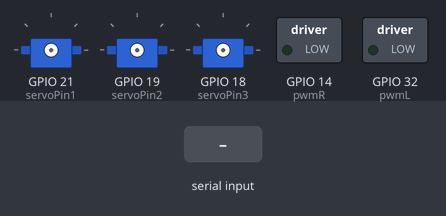
A sketch run on a simulated ESP32. Shown: 3 × servo, switched loads named in the sketch (green lamp = pin HIGH). Inputs (shaded band) come from the test bench.

Above: at 1.0 s.
1.1 s: "," received over Serial
2.6 s: "90,45\n" received over Serial
At 4.1 s:
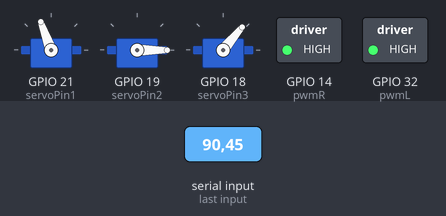
5.6 s: "30,150\n" received over Serial
At 7.85 s:
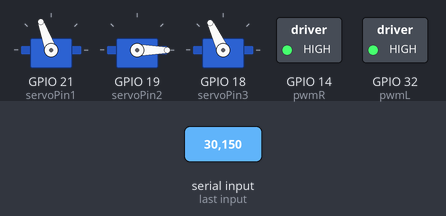
8.6 s: "5\n" received over Serial
At 10.8 s:
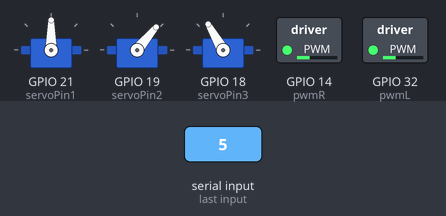
11.6 s: "0\n" received over Serial
At 13.3 s:
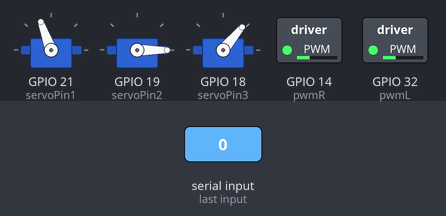
14.6 s: "90\n" received over Serial
At 18.4 s:
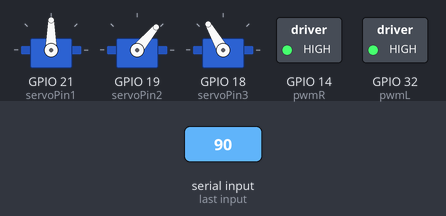
Timing chart, 0 to 18.6 s (numbered marks = the images above; inputs shaded):
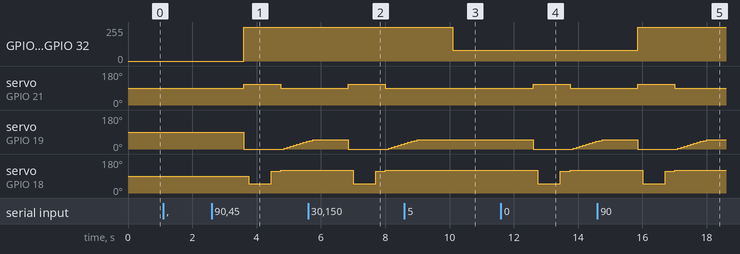

The sketch:

manipulador.ino
```cpp
#include <Servo.h>

// Pines donde están conectados los servos
const int servoPin1 = 21;
const int servoPin2 = 19;
const int servoPin3 = 18;

// Objetos de los servos
Servo servoMotor1;
Servo servoMotor2;
Servo servoMotor3;

// Variables para controlar los ángulos de los servos
int angulo1 = 90;
int angulo2 = 90;
int angulo3 = 75;

int mR1 = 27;
int mR2 = 26;
int mL1 = 25;
int mL2 = 33;
int pwmR = 14;
int pwmL = 32;

int vel = 80;

float x, z;
float manipulador;

void setup() {
    // Inicializar la comunicación serial
  Serial.begin(9600);

  // Esperar a que llegue un mensaje de ROS 2
  while (!Serial.available()) {
    delay(100);
  }

  // Inicializar los objetos de los servos
  servoMotor1.attach(servoPin1);
  servoMotor2.attach(servoPin2);
  servoMotor3.attach(servoPin3);
}

void loop() {

  if (Serial.available() > 0) {

    String inputString = Serial.readString();
    int values[4]; // array to store the four parsed floats
    int valueIndex = 0; // index to keep track of which float is being parsed
    int commaIndex = 0; // index to keep track of the comma position

    while (commaIndex >= 0) {
      commaIndex = inputString.indexOf(","); // find the next comma in the input string
      if (commaIndex >= 0) {
        values[valueIndex] = atoi(inputString.substring(0, commaIndex).c_str()); // parse the float between the start of the string and the comma
        inputString = inputString.substring(commaIndex + 1); // remove the parsed float and the comma from the input string
        valueIndex++; // increment the index to parse the next float
      }
    }

    values[valueIndex] = atoi(inputString.c_str()); // parse the final float in the input string

    // destructure
    x = values[0];
    z = values[1];
    manipulador = values[2];
  }

  if (x < 0) {
    digitalWrite(mL1, HIGH);
    digitalWrite(mL2, LOW);
    analogWrite(pwmL, -x*16);

    digitalWrite(mR1, HIGH);
    digitalWrite(mR2, LOW);
    analogWrite(pwmR, -x*16);

  }
  else if (x>0){
    digitalWrite(mL2, HIGH);
    digitalWrite(mL1, LOW);
    analogWrite(pwmL, x*16);

    digitalWrite(mR2, HIGH);
    digitalWrite(mR1, LOW);
    analogWrite(pwmR, x*16);
  }

  else if (z < 0){
    digitalWrite(mL2, HIGH);
    digitalWrite(mL1, LOW);
    analogWrite(pwmL, -z*16);

    digitalWrite(mR2, LOW);
    digitalWrite(mR1, HIGH);
    analogWrite(pwmR, -z*16);
    }

  else if (z > 0){
    digitalWrite(mL2, LOW);
    digitalWrite(mL1, HIGH);
    analogWrite(pwmL, z*16);

    digitalWrite(mR2, HIGH);
    digitalWrite(mR1, LOW);
    analogWrite(pwmR, z*16);
  }
  else if (x==0 || z==0){
    digitalWrite(mL1, LOW);
    digitalWrite(mL2, LOW);

    digitalWrite(mR1, LOW);
    digitalWrite(mR2, LOW);
  }

  if (manipulador == 1.0) {  // base de 15 cm

  // ------------------------------------ ABRIR ---------------------
  angulo1 = 110;
  angulo2 = 0;
  angulo3 = 50;
  // Posicionar los servos a los ángulos correspondientes
  servoMotor1.write(angulo1);
  servoMotor2.write(angulo2);
  delay(150);
  servoMotor3.write(angulo3);
  delay(700);
  // ------------------------------------ CERRAR ---------------------
  // Asignar los ángulos para cerrar
  angulo1 = 110;
  angulo2 =0;
  angulo3 = 115;

  // Posicionar los servos a los ángulos correspondientes
  servoMotor1.write(angulo1);
  servoMotor2.write(angulo2);
  servoMotor3.write(angulo3);
  delay(300);

  // ------------------------------------ SUBIR ---------------------
  // Asignar los ángulos para subir
  angulo1 = 90;
  angulo3 = 120;
  int objetivo = 50; // Ángulo objetivo a alcanzar
  int incremento = 5; // Incremento de ángulo

  // Incrementar el ángulo2 gradualmente hasta alcanzar el objetivo
  for (int angulo = angulo2; angulo <= objetivo; angulo += incremento) {
    angulo2 = angulo;

    // Verificar los límites del ángulo2
    if (angulo2 > 180) angulo2 = 180;

    // Posicionar el servo2 al ángulo correspondiente
      servoMotor1.write(angulo1);
      servoMotor2.write(angulo2);
      servoMotor3.write(angulo3);

    delay(100); // Tiempo de espera entre incrementos

  }
  manipulador = 0;
  }
  else if (manipulador==2.0){ // Base de 10 cm
      // ------------------------------------ ABRIR ---------------------
  angulo1 = 110;
  angulo2 = 0;
  angulo3 = 50;
  // Posicionar los servos a los ángulos correspondientes
  servoMotor1.write(angulo1);
  servoMotor2.write(angulo2);
  delay(150);
  servoMotor3.write(angulo3);
  delay(700);
  // ------------------------------------ CERRAR ---------------------
  // Asignar los ángulos para cerrar
  angulo1 = 110;
  angulo2 =0;
  angulo3 = 115;

  // Posicionar los servos a los ángulos correspondientes
  servoMotor1.write(angulo1);
  servoMotor2.write(angulo2);
  servoMotor3.write(angulo3);
  delay(300);
  // ------------------------------------ SUBIR ---------------------
  // Asignar los ángulos para subir
  angulo1 = 90;
  angulo3 = 120;
  int objetivo = 50; // Ángulo objetivo a alcanzar
  int incremento = 5; // Incremento de ángulo

  // Incrementar el ángulo2 gradualmente hasta alcanzar el objetivo
  for (int angulo = angulo2; angulo <= objetivo; angulo += incremento) {
    angulo2 = angulo;

    // Verificar los límites del ángulo2
    if (angulo2 > 180) angulo2 = 180;

    // Posicionar el servo2 al ángulo correspondiente
      servoMotor1.write(angulo1);
      servoMotor2.write(angulo2);
      servoMotor3.write(angulo3);

    delay(100); // Tiempo de espera entre incrementos

  }
  manipulador = 0;
  }

}
```

Measured:
- after the input at 2.6 s, GPIO 14 (pwmR), GPIO 32 (pwmL): 0/255 → 255/255 after 1.0 s
- after the input at 5.6 s, servo on GPIO 21 (servoPin1): 90° → 110° after 1.3 s, → 90° 1.1 s later; servo on GPIO 18 (servoPin3): 120° → 50° after 1.4 s, → 115° 0.70 s later, → 120° 0.30 s later
- after the input at 8.6 s, GPIO 14 (pwmR), GPIO 32 (pwmL): 255/255 → 80/255 after 1.5 s
- after the input at 11.6 s, servo on GPIO 21 (servoPin1): 90° → 110° after 1.0 s, → 90° 1.1 s later; servo on GPIO 19 (servoPin2): 50° → 0° after 1.0 s, → 5° 1.2 s later, → 10° 0.10 s later, → 15° 0.10 s later, … (9 changes in this stretch); servo on GPIO 18 (servoPin3): 120° → 50° after 1.2 s, → 115° 0.70 s later, → 120° 0.30 s later
- after the input at 14.6 s, GPIO 14 (pwmR), GPIO 32 (pwmL): 80/255 → 255/255 after 1.3 s; servo on GPIO 21 (servoPin1): 90° → 110° after 1.3 s, → 90° 1.1 s later; servo on GPIO 18 (servoPin3): 120° → 50° after 1.4 s, → 115° 0.70 s later, → 120° 0.30 s later
